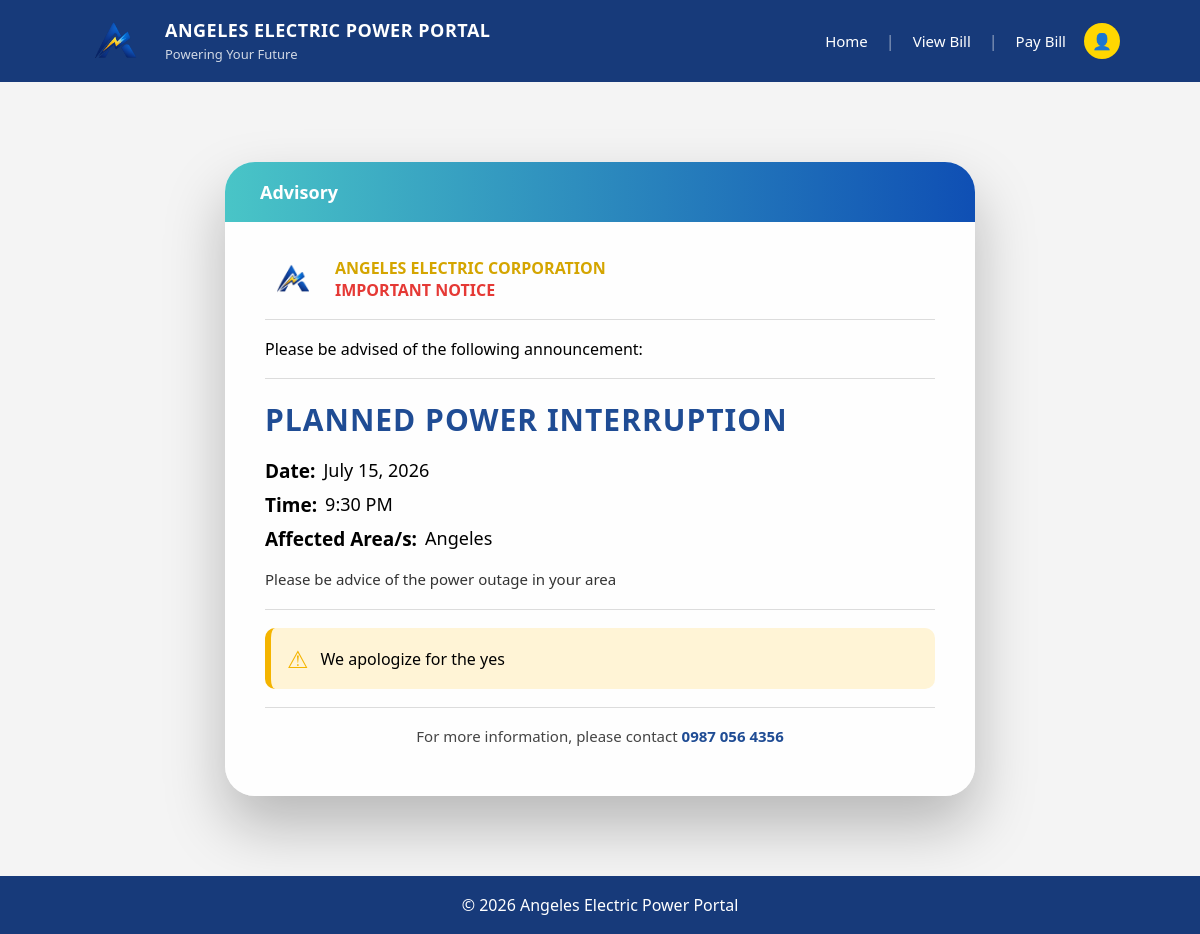
The app's page /advisory_details.php?category=3 with its own data.
### tables this page shows
CREATE TABLE `advisories` (
  `id` int(11) NOT NULL,
  `title` varchar(255) DEFAULT NULL,
  `category_id` int(11) DEFAULT NULL,
  `description` text DEFAULT NULL,
  `created_at` timestamp NOT NULL DEFAULT current_timestamp()
);

### advisory_details.php (the view, shortened to what this page needs)
<?php
include 'config/database.php';
$category = intval($_GET['category']);
$stmt = $conn->prepare("
    SELECT * FROM advisories
    WHERE category_id = ?
    ORDER BY created_at DESC
    LIMIT 1
");
$stmt->bind_param("i", $category);
$stmt->execute();
$result = $stmt->get_result();
$advisory = $result->fetch_assoc();
$parsed_date  = '';
$parsed_time  = '';
$parsed_area  = '';
$parsed_desc  = '';
$parsed_notes = '';
if (!empty($advisory['description'])) {
    $lines = explode("\n", $advisory['description']);
    foreach ($lines as $line) {
        $line = trim($line);
        if (str_starts_with($line, 'Date:')) {
            $parsed_date = trim(substr($line, 5));
        }
        elseif (str_starts_with($line, 'Time:')) {
            $parsed_time = trim(substr($line, 5));
        }
        elseif (str_starts_with($line, 'Affected Area/s:')) {
            $parsed_area = trim(substr($line, 16));
        }
        elseif (str_starts_with($line, 'Additional Notes:')) {
            $parsed_notes = trim(substr($line, 17));
        }
        else {
            if ($line !== '') {
                $parsed_desc .= $line . "\n";
            }
        }
    }
}
?>
<!DOCTYPE html>
<html>
<head>
    <link rel="stylesheet" href="assets/style.css">
</head>
<?php include 'includes/header.php'; ?>
<div class="glass-wrapper">
    <div class="glass-card">
        <div class="glass-top">
            Advisory
        </div>
        <div class="glass-content">
            <div class="advisory-letterhead">
                <img src="assets/logo.png" class="advisory-logo">
                <div class="advisory-org">
                    <span class="org-name">ANGELES ELECTRIC CORPORATION</span>
                    <span class="important">IMPORTANT NOTICE</span>
                </div>
            </div>
            <div class="divider-line"></div>
            <p class="advisory-intro">
                Please be advised of the following announcement:
            </p>
            <div class="divider-line"></div>
            <h2 class="advisory-title">
                <?php echo strtoupper(htmlspecialchars($advisory['title'])); ?>
            </h2>
            <div class="advisory-info">
                <?php if ($parsed_date): ?>
                    <div class="info-row">
                        <span class="label">Date:</span>
                        <span><?php echo htmlspecialchars($parsed_date); ?></span>
                    </div>
                <?php endif; ?>
                <?php if ($parsed_time): ?>
                    <div class="info-row">
                        <span class="label">Time:</span>
                        <span><?php echo htmlspecialchars($parsed_time); ?></span>
                    </div>
                <?php endif; ?>
                <?php if ($parsed_area): ?>
                    <div class="info-row">
                        <span class="label">Affected Area/s:</span>
                        <span><?php echo htmlspecialchars($parsed_area); ?></span>
                    </div>
                <?php endif; ?>
            </div>
            <?php if ($parsed_desc): ?>
                <p class="advisory-desc">
                    <?php echo nl2br(htmlspecialchars($parsed_desc)); ?>
                </p>
            <?php endif; ?>
            <div class="divider-line"></div>
            <div class="warning-box">
                <span class="warning-icon">⚠</span>
                <p>
                    <?php
                    if ($parsed_notes) {
                        echo nl2br(htmlspecialchars($parsed_notes));
                    } else {
                        echo "We apologize for the inconvenience and thank you for understanding.";
                    }
                    ?>
                </p>
            </div>
            <div class="divider-line"></div>
            <p class="advisory-contact">
                For more information, please contact
                <strong>0987 056 4356</strong>
            </p>
        </div>
    </div>
</div>
<?php include 'includes/footer.php'; ?>
</body>
</html>

### assets/style.css (style rules this page uses)
* { margin:0; padding:0; box-sizing:border-box; font-family:'Segoe UI', sans-serif; }
html { height:100%; }
.glass-wrapper { display:flex; justify-content:center; padding:80px 20px; }
.glass-card { width:750px; background:rgba(255,255,255,0.92); border-radius:30px; box-shadow:0 30px 60px rgba(0,0,0,0.25); overflow:hidden; }
.glass-top { background:linear-gradient(to right,#49c5c7,#0f4fb4); padding:18px 35px; color:white; font-weight:600; font-size:18px; }
.glass-content { padding:35px 40px 50px 40px; }
.advisory-letterhead { display:flex; align-items:center; gap:15px; margin-bottom:15px; }
.advisory-logo { width:55px; }
.advisory-org { display:flex; flex-direction:column; }
.org-name { font-weight:700; color:#d4a500; }
.important { color:#e53935; font-weight:800; }
.divider-line { height:1px; background:#dcdcdc; margin:18px 0; }
.advisory-title { font-size:30px; color:#1f4c94; font-weight:800; letter-spacing:1px; margin:20px 0 18px 0; }
.advisory-info { margin-bottom:15px; }
.info-row { display:flex; gap:8px; margin-bottom:8px; font-size:18px; font-weight:500; }
.label { font-weight:700; font-size:19px; }
.advisory-desc { font-size:15px; line-height:1.6; margin-top:10px; color:#333; }
.warning-box { display:flex; align-items:center; gap:12px; background:#fff4d6; padding:14px 16px; border-radius:10px; border-left:6px solid #f4b400; margin:18px 0; }
.warning-icon { font-size:24px; color:#f4b400; }
.advisory-contact { text-align:center; margin-top:15px; font-size:15px; color:#444; }
.advisory-contact strong { color:#1f4c94; font-weight:700; }

### records on screen
advisories: title "PLANNED POWER INTERRUPTION", description "July 15, 2026", description "9:30 PM", description "Angeles", description "We apologize for the yes"

### other values on screen
$parsed_desc "Please be advice of the power outage in your area"
